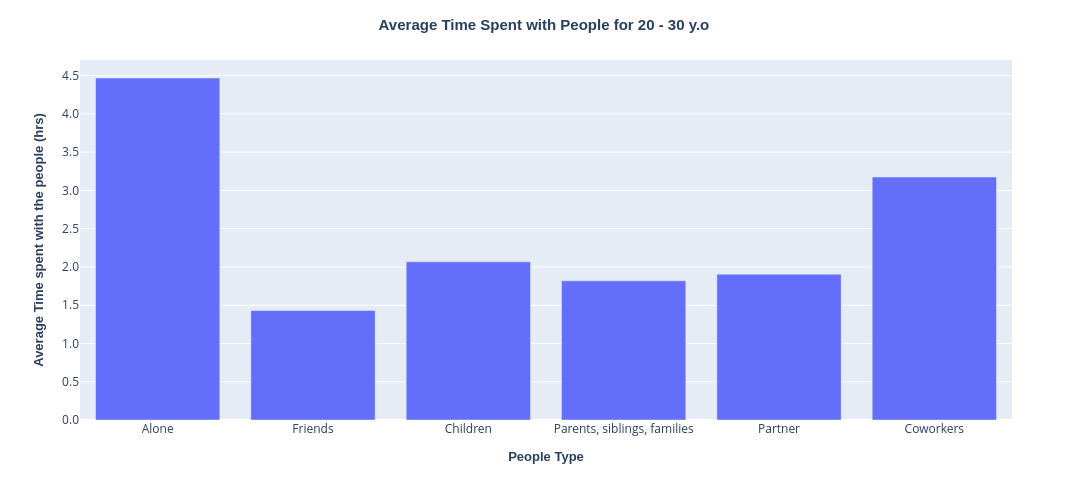

Notebook source saved alongside this figure:
### Markdown cell above
### Some thoughts re. Plotly Line plot for this data
- the line without marker is sufficient to understand the trend of time spent with each group of people
- the line plot shows the trend of time over age and show which group people spend time most at each age
- Instead of legend, use annotation with arrows &#8592; to denote what each line represents. It seems to be easier to read visually than trying to read the legend and match it in our brain (more steps to make sense of the data)
- Nice to have and yet to figure out or wait for new Plotly new features:
    - In the hover display, **BOLD** the time spent for the group people with the highest time spent at that age
    - was not able to find out how display y-value in hover in descending order (update the order of Time spent for each group as one scrolls through x-axis) ==> not sure if this function exist or more involved like using javascript and etc..

### Code cell
# Or do the math on how many days people spent on average with the different groups of people in their twenties?
the_col = ['Alone','Friends','Children','Parents, siblings, families','Partner','Coworkers']
df1_20yo = df1.loc[(df1['Year'] >= 20) & (df1['Year'] <= 30),the_col]

df1_20yo_avg = df1_20yo.mean().reset_index()
df1_20yo_avg.columns = ['People Type','Avg Time mins']
df1_20yo_avg['Avg Time hrs'] = df1_20yo_avg['Avg Time mins']/60
fig = px.bar(df1_20yo_avg, x='People Type', y='Avg Time hrs',
            color_discrete_sequence=px.colors.qualitative.Plotly)

fig.update_layout(
        width = 1100,
        height=500,
        xaxis_title={
            'text': '<b>People Type</b>',
            'font': {'size': 13, 'family': 'Arial'}
        },
        yaxis_title={'text':'<b>Average Time spent with the people (hrs)</b>',
                    'font':{'size': 13, 'family': 'Arial'}
        },
        title={'text':'<b>Average Time Spent with People for 20 - 30 y.o </b>',
                    'font':{'size': 15, 'family': 'Arial'}
        },
        title_x=0.50, #ceneter the title to the middle, title_x btw 0 and 1
        yaxis_tickformat = '.1f'
    ) # to bold font, use <b> </b> like HTML

# fig.show()
pio.show(fig)

### Figure 1 — Plotly figure (JSON) as saved in the notebook; plotly's stock layout.template omitted (floating-point values rounded to 4 significant figures)
{"data": [{"alignmentgroup": "True", "hovertemplate": "People Type=%{x}<br>Avg Time hrs=%{y}<extra></extra>", "legendgroup": "", "marker": {"color": "#636EFA", "pattern": {"shape": ""}}, "name": "", "offsetgroup": "", "orientation": "v", "showlegend": false, "textposition": "auto", "x": ["Alone", "Friends", "Children", "Parents, siblings, families", "Partner", "Coworkers"], "xaxis": "x", "y": [4.468, 1.43, 2.067, 1.818, 1.905, 3.174], "yaxis": "y", "type": "bar"}], "layout": {"xaxis": {"anchor": "y", "domain": [0, 1], "title": {"text": "<b>People Type</b>", "font": {"size": 13, "family": "Arial"}}}, "yaxis": {"anchor": "x", "domain": [0, 1], "title": {"text": "<b>Average Time spent with the people (hrs)</b>", "font": {"size": 13, "family": "Arial"}}, "tickformat": ".1f"}, "legend": {"tracegroupgap": 0}, "margin": {"t": 60}, "barmode": "relative", "title": {"font": {"size": 15, "family": "Arial"}, "text": "<b>Average Time Spent with People for 20 - 30 y.o </b>", "x": 0.5}, "width": 1100, "height": 500}}
